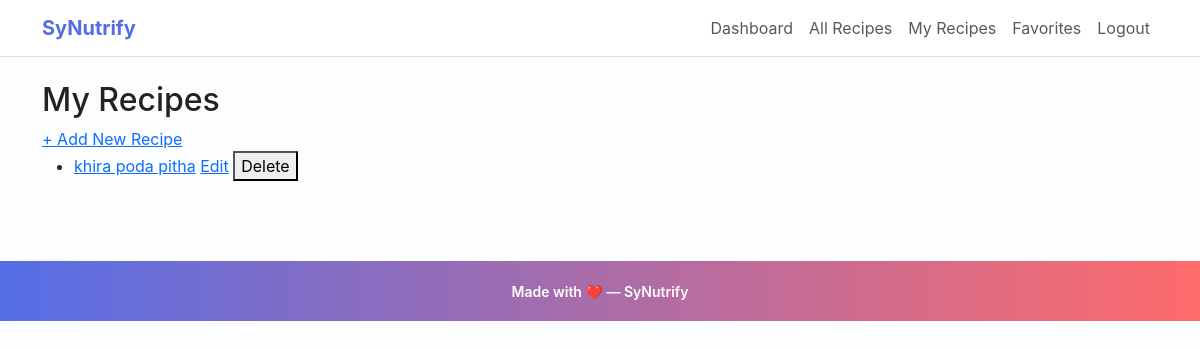
The page /my_recipes (signed in) on the database as committed earlier.
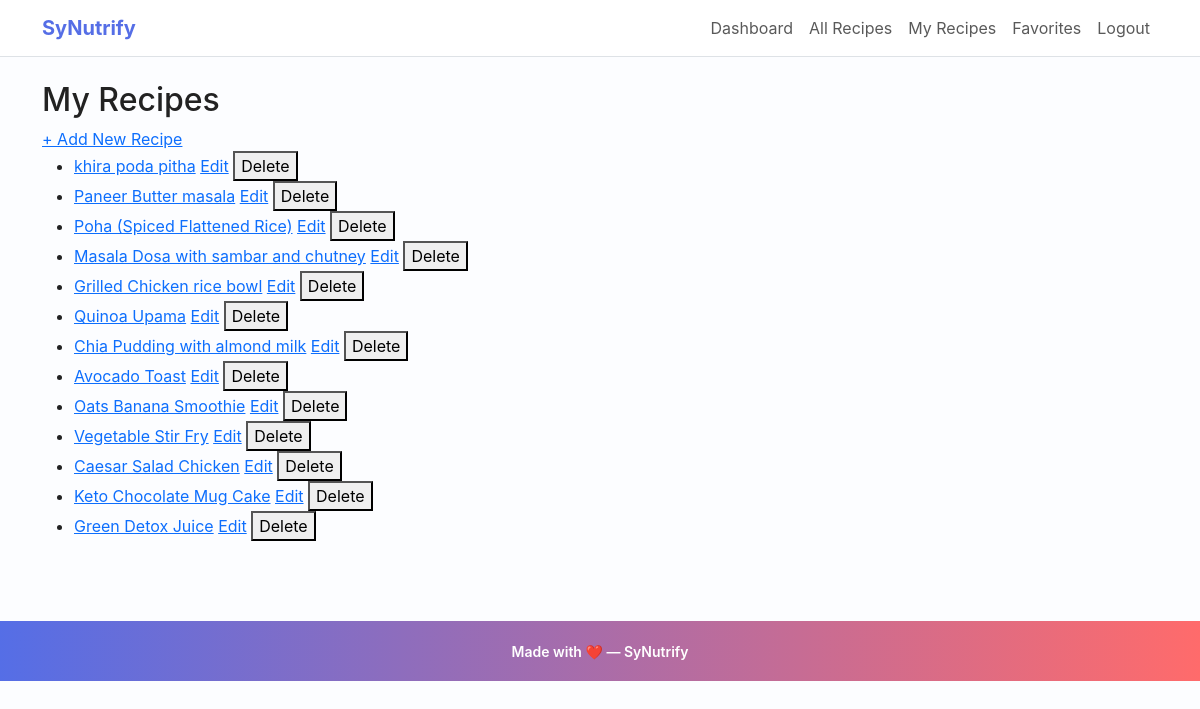
The same page on the database as committed later.
### app.py (models this page shows)
class Recipe(db.Model):
    id = db.Column(db.Integer, primary_key=True)
    title = db.Column(db.String(150), nullable=False)
    image_url = db.Column(db.String(300))        # New: for recipe image
    ingredients = db.Column(db.Text, nullable=False)
    calories = db.Column(db.Float)
    proteins = db.Column(db.Float)
    fats = db.Column(db.Float)
    carbs = db.Column(db.Float)
    fibers = db.Column(db.Float)
    instructions = db.Column(db.Text, nullable=False)
    youtube_url = db.Column(db.String(300))
    user_id = db.Column(db.Integer, db.ForeignKey("user.id"), nullable=False)
    ratings = db.relationship("Rating", backref="recipe", lazy=True ,cascade="all, delete-orphan")
    comments = db.relationship("Comment", backref="recipe", lazy=True , cascade="all, delete-orphan")

### app.py (the view)
@app.route("/my_recipes")
@login_required
def my_recipes():
    user_recipes = Recipe.query.filter_by(user_id=current_user.id).all()
    return render_template("my_recipes.html", recipes=user_recipes)

### app.py (called while the page is built)
@app.context_processor
def inject_csrf_token():
    return dict(csrf_token=generate_csrf)

@login_manager.user_loader
def load_user(user_id):
    return User.query.get(int(user_id))

### templates/my_recipes.html (shortened to what this page needs)
{% extends "base.html" %}
{% block content %}
<h2>My Recipes</h2>
<a href="{{ url_for('add_recipe') }}">+ Add New Recipe</a>
<ul>
    {% for r in recipes %}
    <li>
        <a href="{{ url_for('recipe_detail', recipe_id=r.id) }}">{{ r.title }}</a>
        <a href="{{ url_for('edit_recipe', recipe_id=r.id) }}">Edit</a>
        <form action="{{ url_for('delete_recipe', recipe_id=r.id) }}" method="POST" style="display:inline" onsubmit="return confirm('Are you sure you want to delete this recipe?');">
            <button type="submit">Delete</button>
        </form>
    </li>
    {% else %}
    <li>You have not added any recipes yet.</li>
    {% endfor %}
</ul>
{% endblock %}

### templates/base.html (shortened to what this page needs)
<!doctype html>
<html lang="en">
  <head>
    <link href="https://cdn.jsdelivr.net/npm/bootstrap@5.3.0/dist/css/bootstrap.min.css" rel="stylesheet">
    <link rel="stylesheet" href="{{ url_for('static', filename='css/style.css') }}">
  </head>
  <body>
    <nav class="navbar navbar-expand-lg navbar-light bg-white border-bottom">
      <div class="container">
  <a class="navbar-brand" href="{{ url_for('index') }}">SyNutrify</a>
        <div class="collapse navbar-collapse" id="navCollapse">
          <ul class="navbar-nav ms-auto">
            {% if current_user.is_authenticated %}
              <li class="nav-item"><a class="nav-link" href="{{ url_for('dashboard') }}">Dashboard</a></li>
              <li class="nav-item"><a class="nav-link" href="{{ url_for('recipes') }}">All Recipes</a></li>
              <li class="nav-item"><a class="nav-link" href="{{ url_for('my_recipes') }}">My Recipes</a></li>
              <li class="nav-item"><a class="nav-link" href="{{ url_for('favorites') }}">Favorites</a></li>
              <li class="nav-item"><a class="nav-link" href="{{ url_for('logout') }}">Logout</a></li>
            {% else %}
              <li class="nav-item"><a class="nav-link" href="{{ url_for('login') }}">Login</a></li>
              <li class="nav-item"><a class="nav-link" href="{{ url_for('register') }}">Register</a></li>
            {% endif %}
          </ul>
        </div>
      </div>
    </nav>
    <div class="container py-4">
      {% block content %}{% endblock %}
    </div>
    <footer class="footer">
      <div class="container">
  <small>Made with ❤️ — SyNutrify</small>
      </div>
    </footer>
  </body>
</html>

### static/css/style.css (style rules this page uses)
body { background-color: #f7f8fb; color: #333; }
.navbar-brand { font-weight: 700; }
.footer { margin-top:40px; padding:20px 0; text-align:center; color:#777; }
:root { --primary:#ff6b6b; --accent:#556ee6; --muted:#6c757d; --card-bg:#ffffff; --page-bg:#fcfdff; }
body { background-color: var(--page-bg); color: #222; font-family: Inter, system-ui, -apple-system, 'Segoe UI', Roboto, 'Helvetica Neue', Arial; }
.navbar-brand { font-weight: 700; color: var(--accent) !important; }
.footer { margin-top:40px; padding:18px 0; text-align:center; color:#fff; background: linear-gradient(90deg,var(--accent), var(--primary)); }
.footer small { font-weight:600; }

Rows that differ between the two databases and show on the page:
added Recipe: title "Paneer Butter masala"
added Recipe: title "Poha (Spiced Flattened Rice)"
added Recipe: title "Masala Dosa with sambar and chutney"
added Recipe: title "Grilled Chicken rice bowl"
added Recipe: title "Quinoa Upama"
added Recipe: title "Chia Pudding with almond milk"
added Recipe: title "Avocado Toast"
added Recipe: title "Oats Banana Smoothie"
added Recipe: title "Vegetable Stir Fry"
added Recipe: title "Caesar Salad Chicken"
added Recipe: title "Keto Chocolate Mug Cake"
added Recipe: title "Green Detox Juice"
